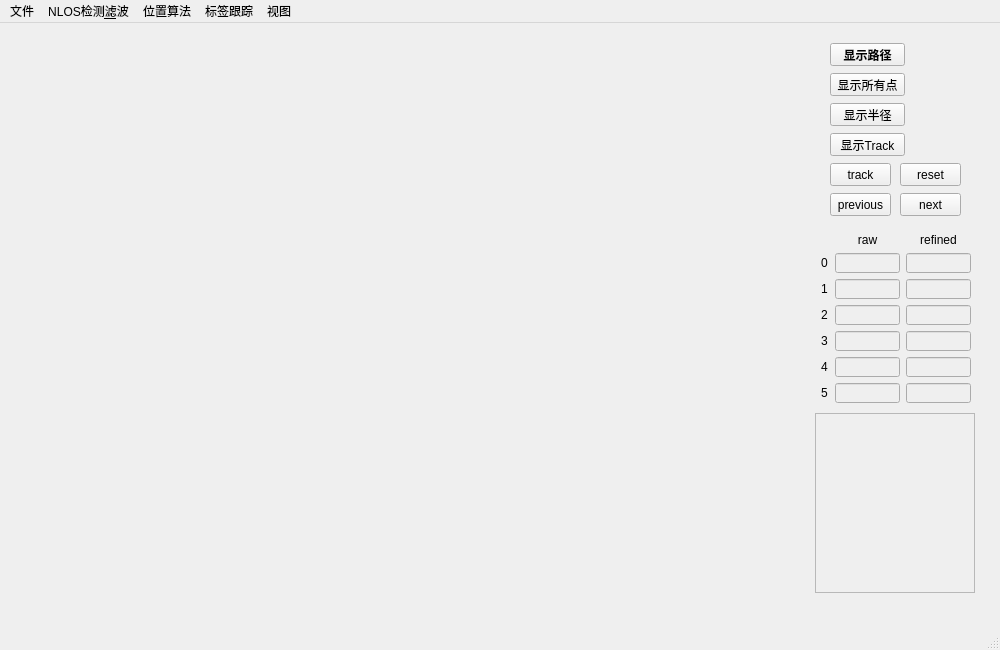
<?xml version="1.0" encoding="UTF-8"?>
<ui version="4.0">
 <class>MainWindow</class>
 <widget class="QMainWindow" name="MainWindow">
  <property name="geometry">
   <rect>
    <x>0</x>
    <y>0</y>
    <width>1000</width>
    <height>650</height>
   </rect>
  </property>
  <property name="windowTitle">
   <string>MainWindow</string>
  </property>
  <widget class="QWidget" name="centralwidget">
   <widget class="QPushButton" name="showPath">
    <property name="geometry">
     <rect>
      <x>830</x>
      <y>20</y>
      <width>75</width>
      <height>23</height>
     </rect>
    </property>
    <property name="font">
     <font>
      <weight>75</weight>
      <bold>true</bold>
     </font>
    </property>
    <property name="text">
     <string>显示路径</string>
    </property>
   </widget>
   <widget class="QPushButton" name="beginTrack">
    <property name="geometry">
     <rect>
      <x>830</x>
      <y>140</y>
      <width>61</width>
      <height>23</height>
     </rect>
    </property>
    <property name="text">
     <string>track</string>
    </property>
   </widget>
   <widget class="uiCanvas" name="canvas" native="true">
    <property name="geometry">
     <rect>
      <x>0</x>
      <y>0</y>
      <width>800</width>
      <height>600</height>
     </rect>
    </property>
    <property name="sizePolicy">
     <sizepolicy hsizetype="Fixed" vsizetype="Fixed">
      <horstretch>0</horstretch>
      <verstretch>0</verstretch>
     </sizepolicy>
    </property>
   </widget>
   <widget class="QPushButton" name="reset">
    <property name="geometry">
     <rect>
      <x>900</x>
      <y>140</y>
      <width>61</width>
      <height>23</height>
     </rect>
    </property>
    <property name="text">
     <string>reset</string>
    </property>
   </widget>
   <widget class="QPushButton" name="next">
    <property name="geometry">
     <rect>
      <x>900</x>
      <y>170</y>
      <width>61</width>
      <height>23</height>
     </rect>
    </property>
    <property name="text">
     <string>next</string>
    </property>
   </widget>
   <widget class="QPushButton" name="allPos">
    <property name="geometry">
     <rect>
      <x>830</x>
      <y>50</y>
      <width>75</width>
      <height>23</height>
     </rect>
    </property>
    <property name="text">
     <string>显示所有点</string>
    </property>
   </widget>
   <widget class="QPushButton" name="previous">
    <property name="geometry">
     <rect>
      <x>830</x>
      <y>170</y>
      <width>61</width>
      <height>23</height>
     </rect>
    </property>
    <property name="text">
     <string>previous</string>
    </property>
   </widget>
   <widget class="QWidget" name="gridLayoutWidget">
    <property name="geometry">
     <rect>
      <x>820</x>
      <y>210</y>
      <width>151</width>
      <height>170</height>
     </rect>
    </property>
    <layout class="QGridLayout" name="gridLayout" columnstretch="1,7,7">
     <item row="4" column="0">
      <widget class="QLabel" name="label_4">
       <property name="text">
        <string>3</string>
       </property>
       <property name="alignment">
        <set>Qt::AlignCenter</set>
       </property>
      </widget>
     </item>
     <item row="5" column="0">
      <widget class="QLabel" name="label_6">
       <property name="text">
        <string>4</string>
       </property>
       <property name="alignment">
        <set>Qt::AlignCenter</set>
       </property>
      </widget>
     </item>
     <item row="1" column="1">
      <widget class="QLineEdit" name="raw_0">
       <property name="enabled">
        <bool>false</bool>
       </property>
      </widget>
     </item>
     <item row="2" column="1">
      <widget class="QLineEdit" name="raw_1">
       <property name="enabled">
        <bool>false</bool>
       </property>
      </widget>
     </item>
     <item row="3" column="2">
      <widget class="QLineEdit" name="refine_2">
       <property name="enabled">
        <bool>false</bool>
       </property>
      </widget>
     </item>
     <item row="4" column="1">
      <widget class="QLineEdit" name="raw_3">
       <property name="enabled">
        <bool>false</bool>
       </property>
      </widget>
     </item>
     <item row="3" column="1">
      <widget class="QLineEdit" name="raw_2">
       <property name="enabled">
        <bool>false</bool>
       </property>
      </widget>
     </item>
     <item row="1" column="2">
      <widget class="QLineEdit" name="refine_0">
       <property name="enabled">
        <bool>false</bool>
       </property>
      </widget>
     </item>
     <item row="2" column="2">
      <widget class="QLineEdit" name="refine_1">
       <property name="enabled">
        <bool>false</bool>
       </property>
      </widget>
     </item>
     <item row="4" column="2">
      <widget class="QLineEdit" name="refine_3">
       <property name="enabled">
        <bool>false</bool>
       </property>
      </widget>
     </item>
     <item row="2" column="0">
      <widget class="QLabel" name="label_2">
       <property name="text">
        <string>1</string>
       </property>
       <property name="alignment">
        <set>Qt::AlignCenter</set>
       </property>
      </widget>
     </item>
     <item row="3" column="0">
      <widget class="QLabel" name="label_3">
       <property name="text">
        <string>2</string>
       </property>
       <property name="alignment">
        <set>Qt::AlignCenter</set>
       </property>
      </widget>
     </item>
     <item row="1" column="0">
      <widget class="QLabel" name="label">
       <property name="text">
        <string>0</string>
       </property>
       <property name="alignment">
        <set>Qt::AlignCenter</set>
       </property>
      </widget>
     </item>
     <item row="0" column="1">
      <widget class="QLabel" name="label_5">
       <property name="text">
        <string>raw</string>
       </property>
       <property name="alignment">
        <set>Qt::AlignCenter</set>
       </property>
      </widget>
     </item>
     <item row="0" column="2">
      <widget class="QLabel" name="label_7">
       <property name="text">
        <string>refined</string>
       </property>
       <property name="alignment">
        <set>Qt::AlignCenter</set>
       </property>
      </widget>
     </item>
     <item row="6" column="0">
      <widget class="QLabel" name="label_8">
       <property name="text">
        <string>5</string>
       </property>
       <property name="alignment">
        <set>Qt::AlignCenter</set>
       </property>
      </widget>
     </item>
     <item row="5" column="1">
      <widget class="QLineEdit" name="raw_4">
       <property name="enabled">
        <bool>false</bool>
       </property>
      </widget>
     </item>
     <item row="6" column="1">
      <widget class="QLineEdit" name="raw_5">
       <property name="enabled">
        <bool>false</bool>
       </property>
      </widget>
     </item>
     <item row="5" column="2">
      <widget class="QLineEdit" name="refine_4">
       <property name="enabled">
        <bool>false</bool>
       </property>
      </widget>
     </item>
     <item row="6" column="2">
      <widget class="QLineEdit" name="refine_5">
       <property name="enabled">
        <bool>false</bool>
       </property>
      </widget>
     </item>
    </layout>
   </widget>
   <widget class="QPushButton" name="showRadius">
    <property name="geometry">
     <rect>
      <x>830</x>
      <y>80</y>
      <width>75</width>
      <height>23</height>
     </rect>
    </property>
    <property name="text">
     <string>显示半径</string>
    </property>
   </widget>
   <widget class="QPushButton" name="showTrack">
    <property name="geometry">
     <rect>
      <x>830</x>
      <y>110</y>
      <width>75</width>
      <height>23</height>
     </rect>
    </property>
    <property name="text">
     <string>显示Track</string>
    </property>
   </widget>
   <widget class="uiUsrFrame" name="UsrFrm">
    <property name="geometry">
     <rect>
      <x>815</x>
      <y>390</y>
      <width>160</width>
      <height>180</height>
     </rect>
    </property>
    <property name="frameShape">
     <enum>QFrame::StyledPanel</enum>
    </property>
    <property name="frameShadow">
     <enum>QFrame::Raised</enum>
    </property>
   </widget>
   <zorder>showPath</zorder>
   <zorder>beginTrack</zorder>
   <zorder>reset</zorder>
   <zorder>next</zorder>
   <zorder>allPos</zorder>
   <zorder>previous</zorder>
   <zorder>gridLayoutWidget</zorder>
   <zorder>showRadius</zorder>
   <zorder>showTrack</zorder>
   <zorder>UsrFrm</zorder>
   <zorder>canvas</zorder>
  </widget>
  <widget class="QMenuBar" name="menuBar">
   <property name="geometry">
    <rect>
     <x>0</x>
     <y>0</y>
     <width>1000</width>
     <height>23</height>
    </rect>
   </property>
   <widget class="QMenu" name="menu">
    <property name="title">
     <string>位置算法</string>
    </property>
    <addaction name="actionFullCentroid"/>
    <addaction name="actionSubLS"/>
    <addaction name="actionTwoCenter"/>
    <addaction name="actionTaylorSeries"/>
    <addaction name="separator"/>
   </widget>
   <widget class="QMenu" name="menuview">
    <property name="title">
     <string>视图</string>
    </property>
    <addaction name="actionZoom_In"/>
    <addaction name="actionZoom_Out"/>
   </widget>
   <widget class="QMenu" name="menuNLOS">
    <property name="title">
     <string>NLOS检测&amp;滤波</string>
    </property>
    <addaction name="actionWylie"/>
    <addaction name="actionMultiPoint"/>
    <addaction name="separator"/>
    <addaction name="actionRes"/>
    <addaction name="actionSumDist"/>
   </widget>
   <widget class="QMenu" name="menu_2">
    <property name="title">
     <string>标签跟踪</string>
    </property>
    <addaction name="actionKalmanTrack"/>
    <addaction name="actionkalmanLiteTrack"/>
   </widget>
   <widget class="QMenu" name="menu_3">
    <property name="title">
     <string>文件</string>
    </property>
    <addaction name="actionRead_ini"/>
    <addaction name="actionRead_dist"/>
    <addaction name="actionRead_dist_2"/>
    <addaction name="actionRead_picture"/>
   </widget>
   <addaction name="menu_3"/>
   <addaction name="menuNLOS"/>
   <addaction name="menu"/>
   <addaction name="menu_2"/>
   <addaction name="menuview"/>
  </widget>
  <widget class="QStatusBar" name="statusBar"/>
  <action name="actionFullCentroid">
   <property name="checkable">
    <bool>true</bool>
   </property>
   <property name="text">
    <string>全质心</string>
   </property>
  </action>
  <action name="actionSubLS">
   <property name="checkable">
    <bool>true</bool>
   </property>
   <property name="text">
    <string>相减最小二乘</string>
   </property>
  </action>
  <action name="actionZoom_In">
   <property name="text">
    <string>Zoom In</string>
   </property>
  </action>
  <action name="actionZoom_Out">
   <property name="text">
    <string>Zoom Out</string>
   </property>
  </action>
  <action name="actionTwoCenter">
   <property name="checkable">
    <bool>true</bool>
   </property>
   <property name="text">
    <string>纯二维求中心</string>
   </property>
  </action>
  <action name="actionWylie">
   <property name="checkable">
    <bool>true</bool>
   </property>
   <property name="text">
    <string>Wylie算法</string>
   </property>
  </action>
  <action name="actionMultiPoint">
   <property name="checkable">
    <bool>true</bool>
   </property>
   <property name="text">
    <string>多点比较</string>
   </property>
  </action>
  <action name="actionRes">
   <property name="checkable">
    <bool>true</bool>
   </property>
   <property name="text">
    <string>残差比较</string>
   </property>
  </action>
  <action name="actionSumDist">
   <property name="checkable">
    <bool>true</bool>
   </property>
   <property name="text">
    <string>距离和比较</string>
   </property>
  </action>
  <action name="actionKalmanDist">
   <property name="checkable">
    <bool>true</bool>
   </property>
   <property name="text">
    <string>Kalman</string>
   </property>
  </action>
  <action name="actionKangDist">
   <property name="checkable">
    <bool>true</bool>
   </property>
   <property name="text">
    <string>Kang</string>
   </property>
  </action>
  <action name="actionKalmanTrack">
   <property name="checkable">
    <bool>true</bool>
   </property>
   <property name="text">
    <string>kalman</string>
   </property>
  </action>
  <action name="actionkalmanLiteTrack">
   <property name="checkable">
    <bool>true</bool>
   </property>
   <property name="text">
    <string>kalmanLite</string>
   </property>
  </action>
  <action name="actionRead_ini">
   <property name="checkable">
    <bool>true</bool>
   </property>
   <property name="text">
    <string>Read ini</string>
   </property>
  </action>
  <action name="actionRead_dist">
   <property name="checkable">
    <bool>true</bool>
   </property>
   <property name="text">
    <string>Read distance</string>
   </property>
  </action>
  <action name="actionRead_picture">
   <property name="text">
    <string>Read picture</string>
   </property>
  </action>
  <action name="actionRead_dist_2">
   <property name="text">
    <string>Read distance_2</string>
   </property>
  </action>
  <action name="actionTaylorSeries">
   <property name="checkable">
    <bool>true</bool>
   </property>
   <property name="text">
    <string>泰勒级数迭代</string>
   </property>
  </action>
 </widget>
 <customwidgets>
  <customwidget>
   <class>uiCanvas</class>
   <extends>QWidget</extends>
   <header>uiCanvas.h</header>
   <container>1</container>
  </customwidget>
  <customwidget>
   <class>uiUsrFrame</class>
   <extends>QFrame</extends>
   <header>uiUsrFrame.h</header>
   <container>1</container>
  </customwidget>
 </customwidgets>
 <resources/>
 <connections/>
</ui>
